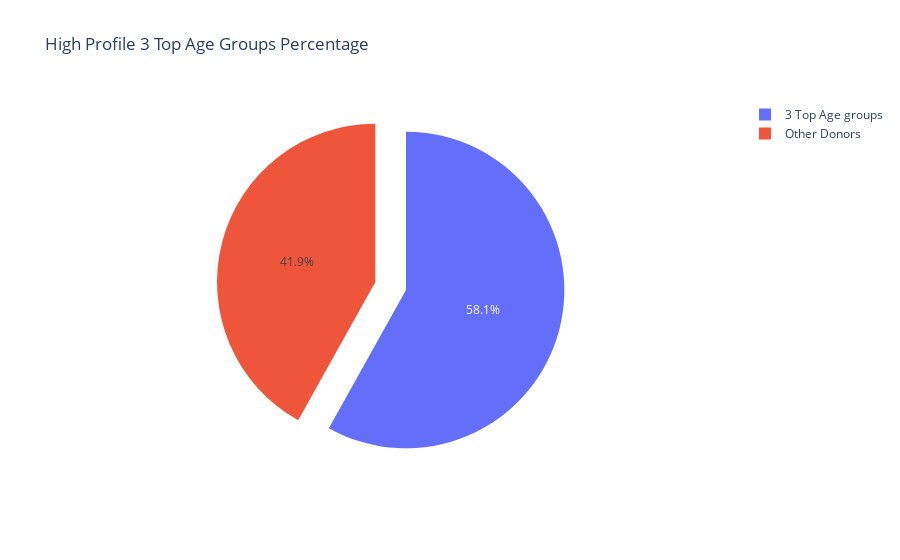

Notebook code for this chart:
### Code cell
labels = ['3 Top Age groups','Other Donors']
values = [best_agegroups_pct, other_agegroups]

# pull is given as a fraction of the pie radius
fig = go.Figure(data=[go.Pie(labels=labels, values=values, pull=[0, 0.2])])
fig.update_layout(
    title="High Profile 3 Top Age Groups Percentage")
fig.show()

### Figure 1 — Plotly figure (JSON) as saved in the notebook; plotly's stock layout.template omitted (floating-point values rounded to 4 significant figures)
{"data": [{"labels": ["3 Top Age groups", "Other Donors"], "pull": [0, 0.2], "type": "pie", "values": [1459, 1052]}], "layout": {"title": {"text": "High Profile 3 Top Age Groups Percentage"}}}
